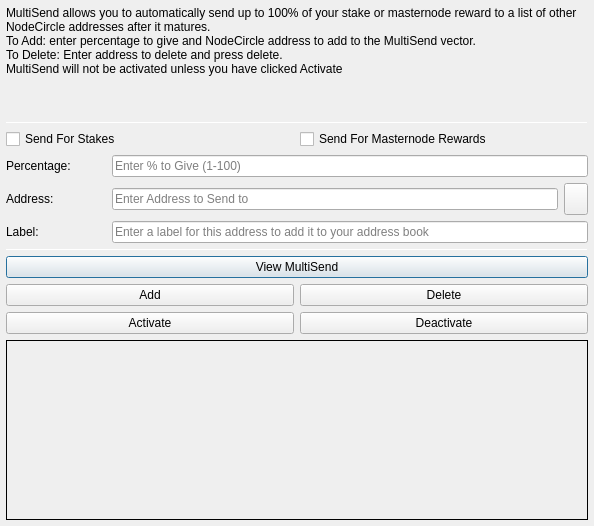
<?xml version="1.0" encoding="UTF-8"?>
<ui version="4.0">
 <class>MultiSendDialog</class>
 <widget class="QDialog" name="MultiSendDialog">
  <property name="windowModality">
   <enum>Qt::NonModal</enum>
  </property>
  <property name="geometry">
   <rect>
    <x>0</x>
    <y>0</y>
    <width>594</width>
    <height>526</height>
   </rect>
  </property>
  <property name="windowTitle">
   <string>MultiSend</string>
  </property>
  <layout class="QVBoxLayout" name="verticalLayout" stretch="0">
   <property name="leftMargin">
    <number>6</number>
   </property>
   <property name="topMargin">
    <number>6</number>
   </property>
   <property name="rightMargin">
    <number>6</number>
   </property>
   <property name="bottomMargin">
    <number>6</number>
   </property>
   <item>
    <layout class="QVBoxLayout" name="verticalLayout_Main" stretch="1,1,1,0,1,1,1">
     <item>
      <widget class="QLabel" name="label_2">
       <property name="lineWidth">
        <number>1</number>
       </property>
       <property name="text">
        <string>MultiSend allows you to automatically send up to 100% of your stake or masternode reward to a list of other NodeCircle addresses after it matures.
To Add: enter percentage to give and NodeCircle address to add to the MultiSend vector.
To Delete: Enter address to delete and press delete.
MultiSend will not be activated unless you have clicked Activate</string>
       </property>
       <property name="alignment">
        <set>Qt::AlignLeading|Qt::AlignLeft|Qt::AlignTop</set>
       </property>
       <property name="wordWrap">
        <bool>true</bool>
       </property>
      </widget>
     </item>
     <item>
      <widget class="Line" name="line">
       <property name="minimumSize">
        <size>
         <width>0</width>
         <height>1</height>
        </size>
       </property>
       <property name="maximumSize">
        <size>
         <width>16777215</width>
         <height>1</height>
        </size>
       </property>
       <property name="orientation">
        <enum>Qt::Horizontal</enum>
       </property>
      </widget>
     </item>
     <item>
      <layout class="QVBoxLayout" name="verticalLayout_Settings">
       <item>
        <layout class="QHBoxLayout" name="horizontalLayout">
         <item>
          <widget class="QCheckBox" name="multiSendStakeCheckBox">
           <property name="text">
            <string>Send For Stakes</string>
           </property>
          </widget>
         </item>
         <item>
          <widget class="QCheckBox" name="multiSendMasternodeCheckBox">
           <property name="text">
            <string>Send For Masternode Rewards</string>
           </property>
          </widget>
         </item>
        </layout>
       </item>
       <item>
        <layout class="QHBoxLayout" name="horizontalLayout_6">
         <item>
          <widget class="QLabel" name="label">
           <property name="minimumSize">
            <size>
             <width>100</width>
             <height>0</height>
            </size>
           </property>
           <property name="toolTip">
            <string>Percentage of stake to send</string>
           </property>
           <property name="text">
            <string>Percentage:</string>
           </property>
          </widget>
         </item>
         <item>
          <widget class="QLineEdit" name="multiSendPercentEdit">
           <property name="toolTip">
            <string>Enter whole numbers 1 - 100</string>
           </property>
           <property name="placeholderText">
            <string>Enter % to Give (1-100)</string>
           </property>
          </widget>
         </item>
        </layout>
       </item>
       <item>
        <layout class="QHBoxLayout" name="horizontalLayout_7">
         <item>
          <widget class="QLabel" name="label_5">
           <property name="minimumSize">
            <size>
             <width>100</width>
             <height>0</height>
            </size>
           </property>
           <property name="toolTip">
            <string>Address to send portion of stake to</string>
           </property>
           <property name="text">
            <string>Address:</string>
           </property>
          </widget>
         </item>
         <item>
          <widget class="QLineEdit" name="multiSendAddressEdit">
           <property name="toolTip">
            <string/>
           </property>
           <property name="placeholderText">
            <string>Enter Address to Send to</string>
           </property>
          </widget>
         </item>
         <item>
          <widget class="QToolButton" name="addressBookButton">
           <property name="maximumSize">
            <size>
             <width>16777215</width>
             <height>32</height>
            </size>
           </property>
           <property name="toolTip">
            <string>Choose an address from the address book</string>
           </property>
           <property name="text">
            <string/>
           </property>
           <property name="icon">
            <iconset resource="../nodecircle.qrc">
             <normaloff>:/icons/address-book</normaloff>:/icons/address-book</iconset>
           </property>
           <property name="shortcut">
            <string>Alt+A</string>
           </property>
          </widget>
         </item>
        </layout>
       </item>
      </layout>
     </item>
     <item>
      <layout class="QHBoxLayout" name="horizontalLayout_3">
       <item>
        <widget class="QLabel" name="label_3">
         <property name="minimumSize">
          <size>
           <width>100</width>
           <height>0</height>
          </size>
         </property>
         <property name="text">
          <string>Label:</string>
         </property>
        </widget>
       </item>
       <item>
        <widget class="QLineEdit" name="labelAddressLabelEdit">
         <property name="placeholderText">
          <string>Enter a label for this address to add it to your address book</string>
         </property>
        </widget>
       </item>
      </layout>
     </item>
     <item>
      <widget class="Line" name="line_2">
       <property name="minimumSize">
        <size>
         <width>0</width>
         <height>1</height>
        </size>
       </property>
       <property name="maximumSize">
        <size>
         <width>16777215</width>
         <height>1</height>
        </size>
       </property>
       <property name="orientation">
        <enum>Qt::Horizontal</enum>
       </property>
      </widget>
     </item>
     <item>
      <layout class="QVBoxLayout" name="verticalLayout_Buttons">
       <item>
        <layout class="QHBoxLayout" name="horizontalLayout_4">
         <item>
          <widget class="QPushButton" name="viewButton">
           <property name="toolTip">
            <string/>
           </property>
           <property name="statusTip">
            <string>View MultiSend Vector</string>
           </property>
           <property name="text">
            <string>View MultiSend</string>
           </property>
          </widget>
         </item>
        </layout>
       </item>
       <item>
        <layout class="QHBoxLayout" name="horizontalLayout_2">
         <item>
          <widget class="QPushButton" name="addButton">
           <property name="toolTip">
            <string/>
           </property>
           <property name="statusTip">
            <string>Add to MultiSend Vector</string>
           </property>
           <property name="text">
            <string>Add</string>
           </property>
          </widget>
         </item>
         <item>
          <widget class="QPushButton" name="deleteButton">
           <property name="toolTip">
            <string/>
           </property>
           <property name="statusTip">
            <string>Delete Address From MultiSend Vector</string>
           </property>
           <property name="text">
            <string>Delete</string>
           </property>
          </widget>
         </item>
        </layout>
       </item>
       <item>
        <layout class="QHBoxLayout" name="horizontalLayout_5">
         <item>
          <widget class="QPushButton" name="activateButton">
           <property name="statusTip">
            <string>Activate MultiSend</string>
           </property>
           <property name="text">
            <string>Activate</string>
           </property>
          </widget>
         </item>
         <item>
          <widget class="QPushButton" name="disableButton">
           <property name="statusTip">
            <string>Deactivate MultiSend</string>
           </property>
           <property name="text">
            <string>Deactivate</string>
           </property>
          </widget>
         </item>
        </layout>
       </item>
      </layout>
     </item>
     <item>
      <widget class="QLabel" name="message">
       <property name="minimumSize">
        <size>
         <width>0</width>
         <height>180</height>
        </size>
       </property>
       <property name="frameShape">
        <enum>QFrame::Panel</enum>
       </property>
       <property name="frameShadow">
        <enum>QFrame::Plain</enum>
       </property>
       <property name="lineWidth">
        <number>1</number>
       </property>
       <property name="midLineWidth">
        <number>1</number>
       </property>
       <property name="text">
        <string/>
       </property>
       <property name="alignment">
        <set>Qt::AlignLeading|Qt::AlignLeft|Qt::AlignTop</set>
       </property>
       <property name="wordWrap">
        <bool>true</bool>
       </property>
      </widget>
     </item>
    </layout>
   </item>
  </layout>
 </widget>
 <resources>
  <include location="../nodecircle.qrc"/>
 </resources>
 <connections/>
</ui>
